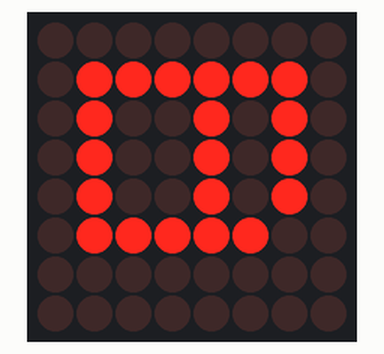
Simulated run of this sketch. Board: Arduino Uno, built with avr-gcc and run on an emulated ATmega328P. Parts: 8×8 LED matrix. Wiring (inferred from the names in the program): MAX7219 LED driver (orientation assumed): CS pin 10.

Above: at 0.1 s.

The sketch:

HW3-B.ino
```cpp
#include <SPI.h>
const int slaveSelect=10;
const int decodeMode=9;
const int intensity=10;
const int scanLimit=11;
const int shutDown=12;
const int dispTest=15;
byte i;
const byte character[8]=
{ B00000000, B01111110,
  B01001010, B01001010,
  B01001010, B01111100,
  B00000000, B00000000 };

void setup() {
  // put your setup code here, to run once:
SPI.begin();
pinMode(slaveSelect,OUTPUT);
digitalWrite(slaveSelect,HIGH);
sendCommand(shutDown,1);
sendCommand(dispTest,0);
sendCommand(intensity,1);
sendCommand(scanLimit,7);
sendCommand(decodeMode,0);
for(i=0;i<8;i++)
  sendCommand(i+1,0);
}

void loop() {
  // put your main code here, to run repeatedly:
for(i=0;i<8;i++)
sendCommand(i+1,character[i]);
}
void sendCommand(byte command,byte value)
{
  digitalWrite(slaveSelect,LOW);
  SPI.transfer(command);
  SPI.transfer(value);
  digitalWrite(slaveSelect,HIGH);
}
```
